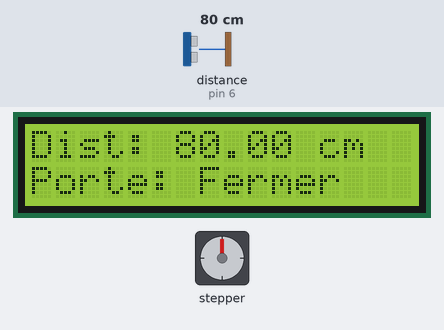
This sketch was run on a simulated Arduino Uno, built with avr-gcc and run on an emulated ATmega328P. On the bench: 16×2 character LCD, stepper motor. The test bench sets the inputs (shaded band); at power-on: distance to the obstacle (sensor on pin 6) 80 cm. The echo pulse lasts 58.3 µs per cm; stepper angles assume 2048 steps per turn; what the sketch prints to the serial monitor is not drawn.

Above: at 2.6 s.
2.7 s: distance to the obstacle (sensor on pin 6) set to 32 cm
At 3.6 s:
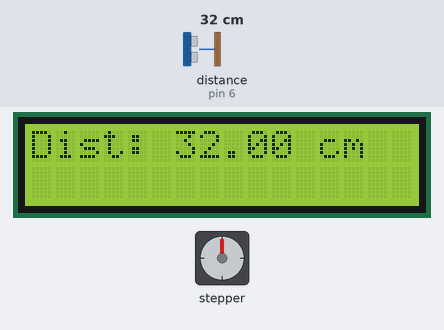
5.7 s: distance to the obstacle (sensor on pin 6) set to 27 cm
At 7.04 s:
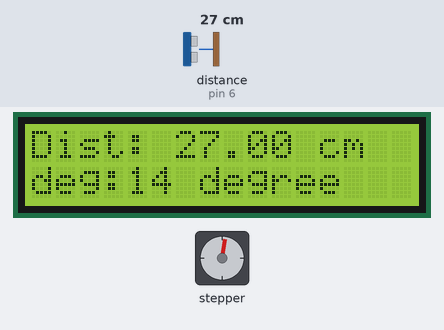
7.7 s: distance to the obstacle (sensor on pin 6) set to 120 cm
At 7.97 s:
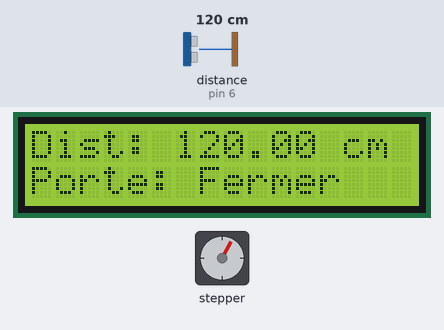
10.2 s: distance to the obstacle (sensor on pin 6) set to 2 cm
At 10.68 s:
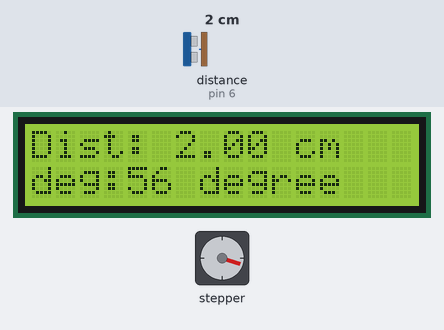
12.9 s: distance to the obstacle (sensor on pin 6) set to 60 cm
At 13.9 s:
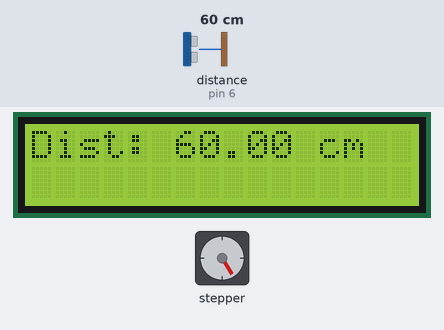
15.9 s: distance to the obstacle (sensor on pin 6) set to 18 cm
At 17.4 s:
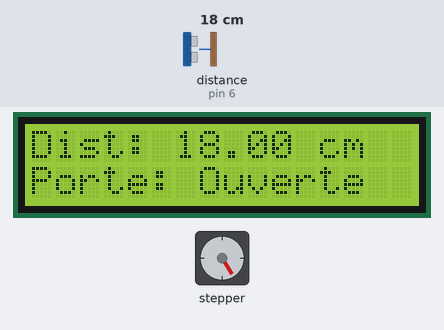
Timing chart, 0 to 18.5 s (numbered marks = the images above; inputs shaded):
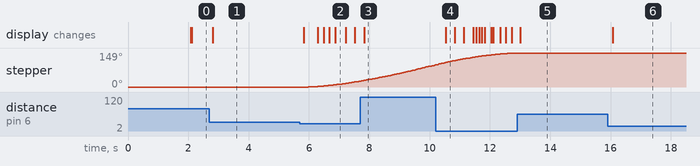

Measured:
- the behaviour switches between 30 and 29 cm on distance to the obstacle (sensor on pin 6) (found by bisection; images 1 and 2)
- after the input at 2.7 s, the display: changes after 0.11 s (image 1)
- after the input at 5.7 s, stepper: keeps turning clockwise at about 15°/s, starting after 0.28 s; the display: first changes after 0.12 s (image 2 shows a later state)
- after the input at 7.7 s, the display: changes after 0.13 s (image 3)
- after the input at 10.2 s, the display: changes after 0.34 s (image 4)
- after the input at 12.9 s, the display: changes after 0.11 s (image 5)
- after the input at 15.9 s, the display: changes after 0.17 s (image 6)

The sketch:

Labo04.ino
```cpp
#include <AccelStepper.h>
#include <HCSR04.h>
#include <LCD_I2C.h>
#include <Wire.h>


#define TRIGGER_PIN 5
#define ECHO_PIN 6
#define MOTOR_INTERFACE_TYPE 4
#define IN_1 8
#define IN_2 9
#define IN_3 10
#define IN_4 11

HCSR04 hc(TRIGGER_PIN, ECHO_PIN);
LCD_I2C lcd(0x27, 16, 2);
AccelStepper myStepper(MOTOR_INTERFACE_TYPE, IN_1, IN_3, IN_2, IN_4);

enum SystemState { DEMARRAGE,
                   MESURE_DISTANCE,
                   AFFICHAGE };
SystemState currentState = DEMARRAGE;

const int maxDegreeA = 360;
const int lowestValue = 1;
const int maxValue = 2038.0;
const int maxDegreeB = 170.0;
const int minDegreeB = 10.0;
float MaxStep = maxDegreeB * (maxValue / maxDegreeA);
float MinStep = minDegreeB * (maxValue / maxDegreeA);
float StepBack = 0;
float currentDistance = 0;
int currentDegree = 10;
bool ouvrir = false;

unsigned long lastDisplayTime = 0;
unsigned long lastDistanceTime = 0;
unsigned long lastSerialTime = 0;
const unsigned long DISPLAY_INTERVAL = 100;
const unsigned long DISTANCE_INTERVAL = 50;
const unsigned long SERIAL_INTERVAL = 100;


void setup() {
  Serial.begin(9600);
  lcd.begin();
  lcd.backlight();
  myStepper.setMaxSpeed(800);
  myStepper.setAcceleration(120);
  myStepper.setSpeed(200);
  displayStartup();
}

void displayStartup() {
  lcd.setCursor(0, 0);
  lcd.print("Labo 4A");
  lcd.setCursor(0, 1);
  lcd.print("etd:2412876");
  lastDisplayTime = millis();
}

void measureDistance() {
  float distance = hc.dist();
  if (distance > 0) {
    currentDistance = distance;
    if (currentDistance < 30 && ouvrir == false) {
      ouvrir = true;
      controlDoor();
    }
  }
}

void controlDoor() {
  if (ouvrir) {
    myStepper.enableOutputs();
    myStepper.moveTo(MaxStep);
    StepBack = MaxStep;
  }
  currentDegree = DegreeToSteps(myStepper.currentPosition());
  currentDegree = stepsToDegree(currentDegree);
  ouvrir = false;
}


void lcdDisplay() {
  lcd.clear();
  lcd.setCursor(0, 0);
  lcd.print("Dist: ");
  lcd.print(currentDistance);
  lcd.print(" cm");

  lcd.setCursor(0, 1);

  if (currentDistance > 60) {
    lcd.print("Porte: ");
    lcd.print("Fermer");
  } else if (currentDistance < 30) {
    if (myStepper.currentPosition() == MaxStep) {
      lcd.print("Porte: ");
      lcd.print("Ouverte");
    } else {
      lcd.print("deg:");
      lcd.print(currentDegree);
      lcd.print(" degree");
    }
  }
}

void serialDisplay() {
  Serial.print("etd:2412876,dist:");
  Serial.print(currentDistance);
  Serial.print(",deg:");
  Serial.println(currentDegree);
}


void loop() {

  unsigned long currentTime = millis();
  myStepper.run();
  if (myStepper.distanceToGo() == 0) {
    if (currentDistance > 60) {
      myStepper.moveTo(-StepBack);
      currentDegree = myStepper.currentPosition();
      currentDegree = DegreeToSteps(currentDegree);
      currentDegree = stepsToDegree(currentDegree);
    }
    myStepper.disableOutputs();
  }
  StepBack = 0.0;

  switch (currentState) {
    case DEMARRAGE:
      if (currentTime - lastDisplayTime >= 2000) {
        currentState = MESURE_DISTANCE;
        lcd.clear();
      }
      break;

    case MESURE_DISTANCE:
      if (currentTime - lastDistanceTime >= DISTANCE_INTERVAL) {
        lastDistanceTime = currentTime;
        measureDistance();
        currentState = AFFICHAGE;
      }
      break;

    case AFFICHAGE:
      if (currentTime - lastDisplayTime >= DISPLAY_INTERVAL) {
        lastDisplayTime = currentTime;
        lcdDisplay();
      }
      if (currentTime - lastSerialTime >= SERIAL_INTERVAL) {
        lastSerialTime = currentTime;
        serialDisplay();
      }
      currentState = MESURE_DISTANCE;
      break;
  }
}


float DegreeToSteps(float steps) {

  return map(steps, lowestValue, maxValue, MinStep, MaxStep);
}
float stepsToDegree(float steps) {
  return map(steps, MinStep, MaxStep, minDegreeB, maxDegreeB);
}
```
